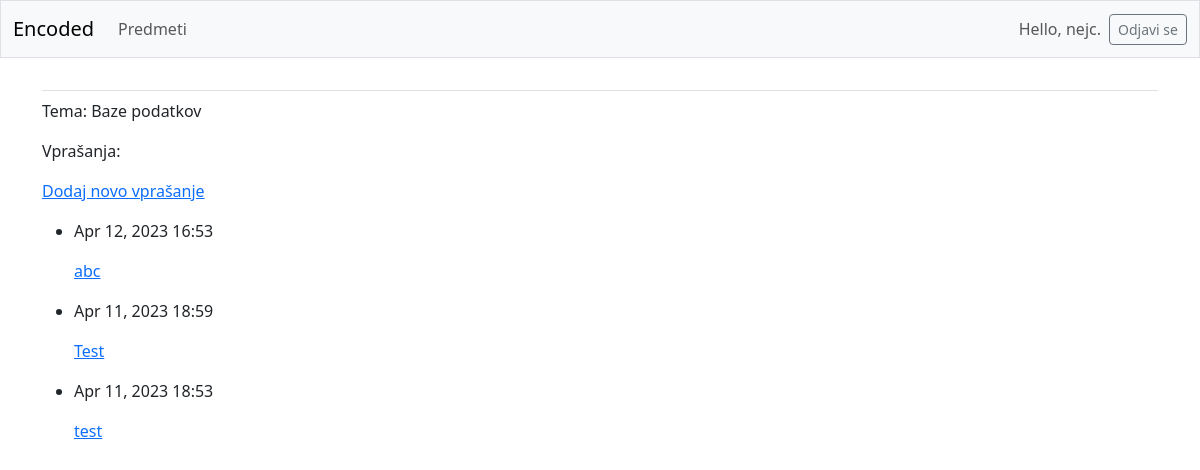
The page /topics/1/ (signed in) on the database its author committed.
### bounties/models.py (models this page shows, shortened)
class Topic(models.Model):
    owner=models.ForeignKey(User, on_delete=models.CASCADE)
    name=models.CharField(max_length=200)
    subject=models.ForeignKey(Subject, on_delete=models.CASCADE)
    date_added=models.DateTimeField(auto_now_add=True)

class Bounty(models.Model):
    owner=models.ForeignKey(User, on_delete=models.CASCADE)
    name=models.CharField(max_length=200)
    subject=models.ForeignKey(Subject, on_delete=models.CASCADE)
    topic=models.ForeignKey(Topic, on_delete=models.CASCADE)
    date_added=models.DateTimeField(auto_now_add=True)
    text=models.TextField(default="Nedokoncana objava")
    class Meta:
        verbose_name_plural = 'bounties'

### bounties/views.py (the view)
# urls.py: path('topics/<int:topic_id>/', views.topic, name='topic'),
def topic(request, topic_id):
    topic=Topic.objects.get(id=topic_id)
    bounties=topic.bounty_set.order_by('-date_added')
    context={'topic': topic, 'bounties': bounties}
    return render(request, 'bounties/topic.html', context)

### bounties/templates/bounties/topic.html
{% extends 'bounties/base.html' %}
{% block content %}
<p>Tema: {{ topic.name }}</p>
<p>Vprašanja: </p>
<p>
  <a href="{% url 'bounties:new_bounty' topic.id %}">Dodaj novo vprašanje</a>
</p>
<ul>
    {% for bounty in bounties %}
      <li>
        <p>{{ bounty.date_added|date:'M d, Y H:i' }}</p>
        <p><a href="{% url 'bounties:bounty' topic.id bounty.id %}">{{ bounty.name }}</a></p>
      </li>
    {% empty %}
      <li>Nihče še ni zastavil vprašanja za to temo.</li>
    {% endfor %}
</ul>
{% endblock content %}

### bounties/templates/bounties/base.html (shortened to what this page needs)
<!DOCTYPE html>
<html lang="si">
<head>
  {% load django_bootstrap5 %}
  {% bootstrap_css %}
</head>
<body>
  <nav class="navbar navbar-expand-md navbar-light bg-light mb-4 border">
    <div class="container-fluid">
       <a class="navbar-brand" href="{% url 'bounties:index' %}">
        Encoded</a>
       <div class="collapse navbar-collapse" id="navbarCollapse">
         <ul class="navbar-nav me-auto mb-2 mb-md-0">
           <li class="nav-item">
             <a class="nav-link" href="{% url 'bounties:subjects' %}">
              Predmeti</a></li>
        </ul>
         <ul class="navbar-nav ms-auto mb-2 mb-md-0">
             {% if user.is_authenticated %}
              <li class="nav-item">
                 <span class="navbar-text me-2">Hello, {{ user.username }}.
                  </span></li>
            {% endif %}
          </ul>
          {% if user.is_authenticated %}
          <form action="{% url 'accounts:logout' %}" method='post'>
             <button name='submit' class='btn btn-outline-secondary btn-sm'>
                Odjavi se</button>
          </form>
        {% endif %}
      </div>
    </div>
  </nav>
  <main class="container">
    <div class="pb-2 mb-2 border-bottom">
    </div>
    <div>
      {% block content %}{% endblock content %}
    </div>
  </main>
</body>
</html>

### rows shown on the page
Topic: name "Baze podatkov"
Bounty: date_added "Apr 12, 2023 16:53", name "abc"
Bounty: date_added "Apr 11, 2023 18:59", name "Test"
Bounty: date_added "Apr 11, 2023 18:53", name "test"

### other values the page prints
{{ user.username }} "nejc"
